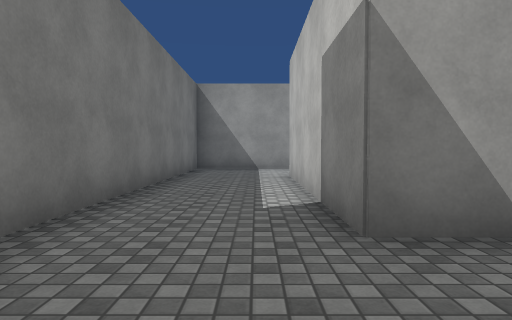
[1] (above)

24 first-person views from a walk through a scene from a Unity 3-D project. The camera is 1.2 m above the floor, tilts 2° down and sees 75° across. Doors are open. The floor is counted in squares, 2 m on a side. Each view is taken from the middle of a square. On the plan, view 1 faces up. The plan holds only what a view shows up to about 10 squares ahead; the rest is blank. The place goes on beyond the plan. The player is left out. Surface patterns are stand-ins for the level's own textures.

[2]
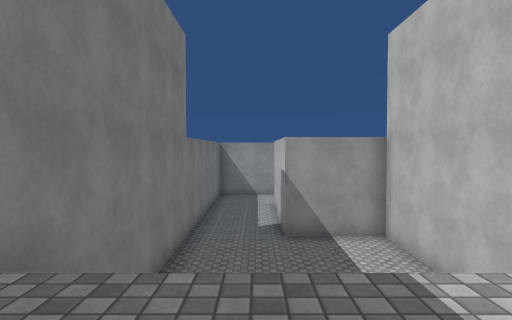

[3]
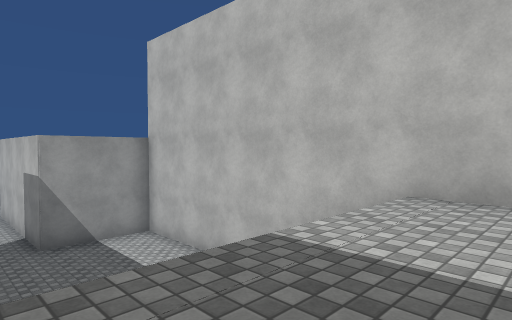

[4]
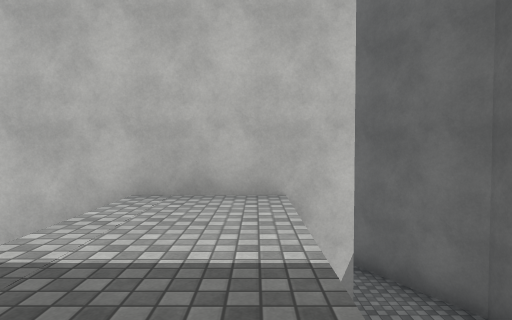

[5]
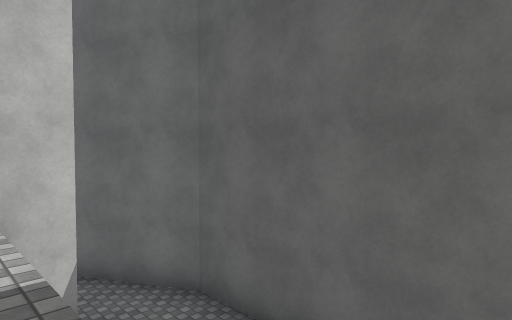

[6]
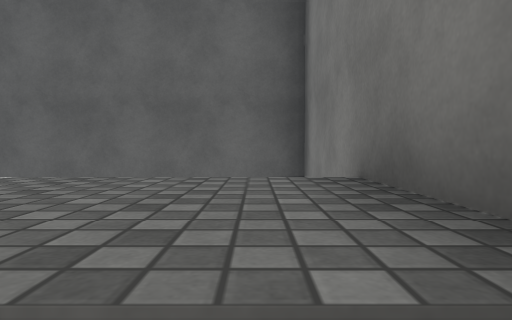

[7]
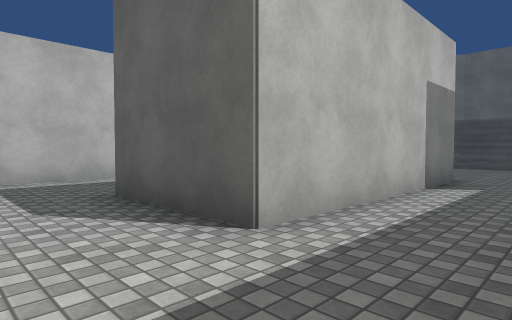

[8]
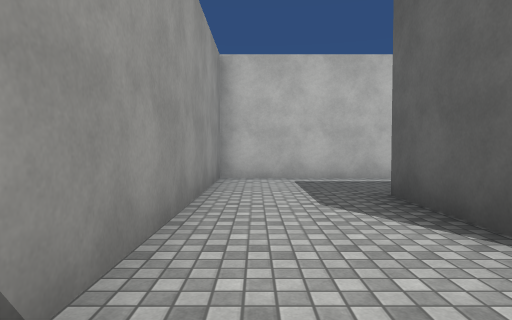

[9]
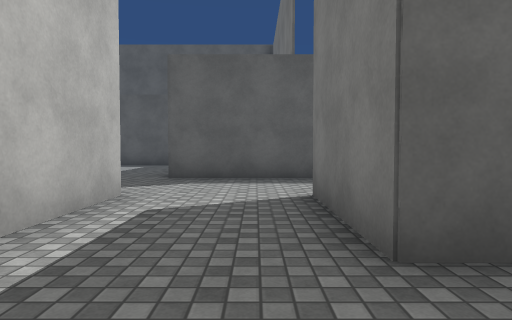

[10]
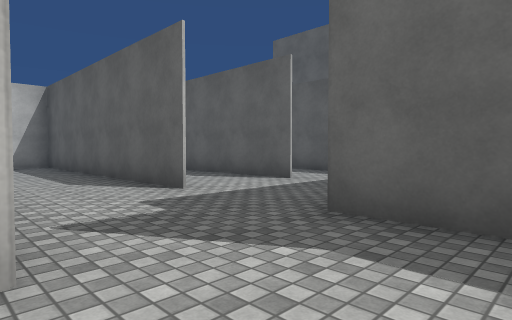

[11]
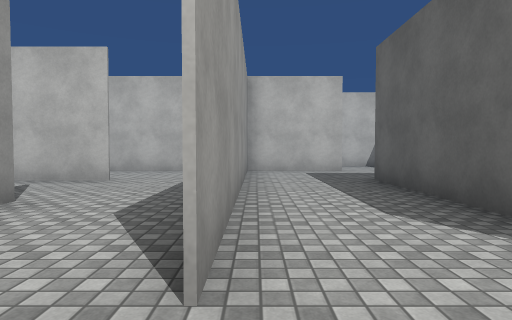

[12]
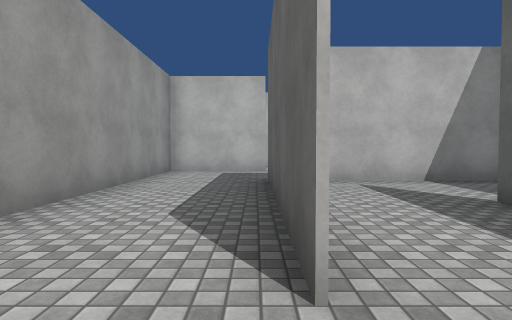

[13]
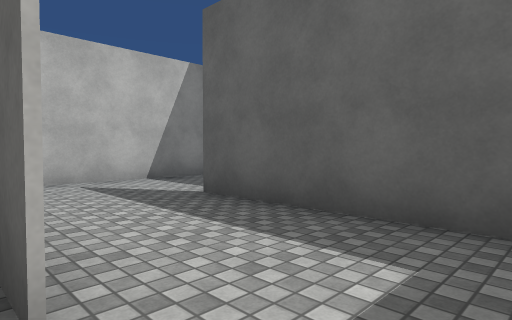

[14]
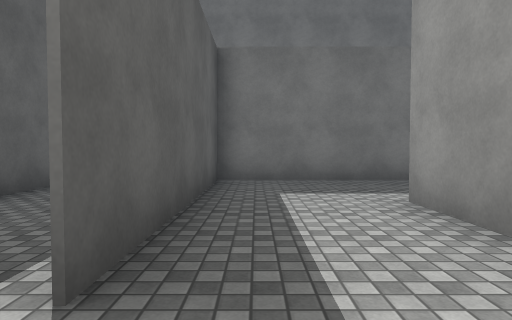

[15]
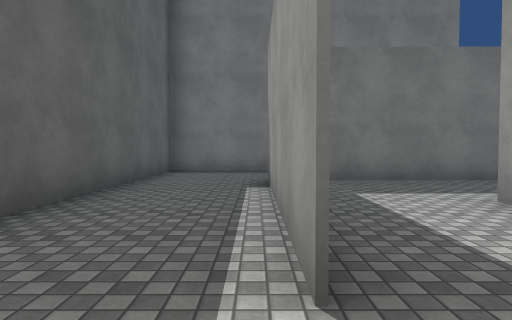

[16]
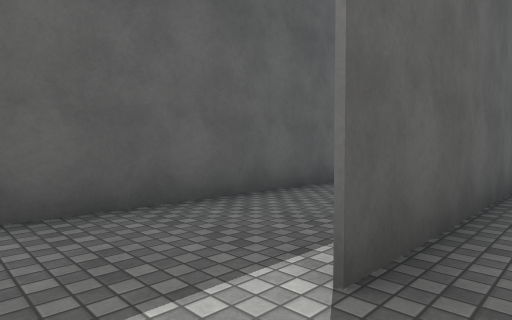

[17]
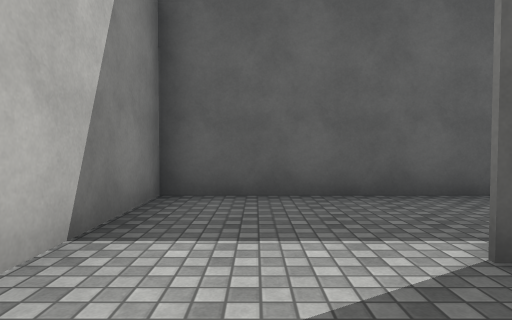

[18]
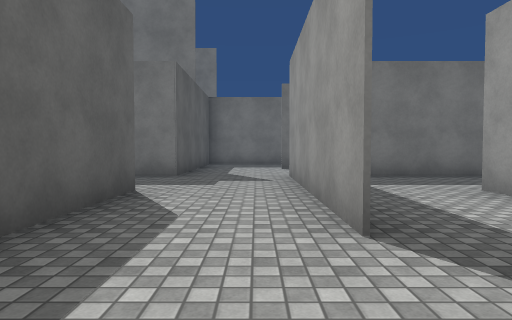

[19]
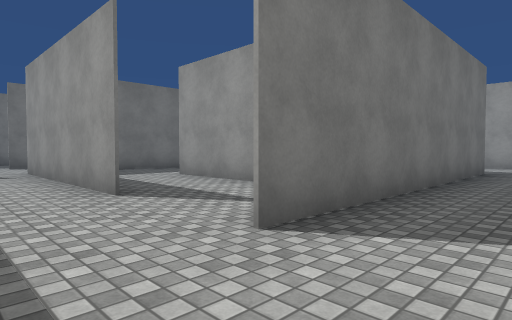

[20]
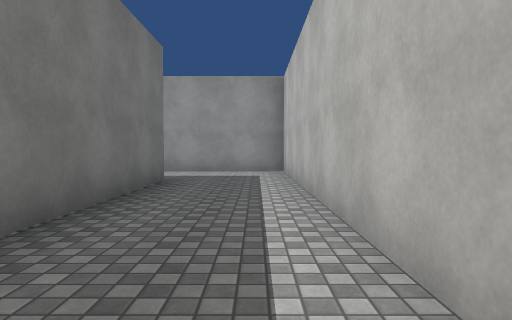

[21]
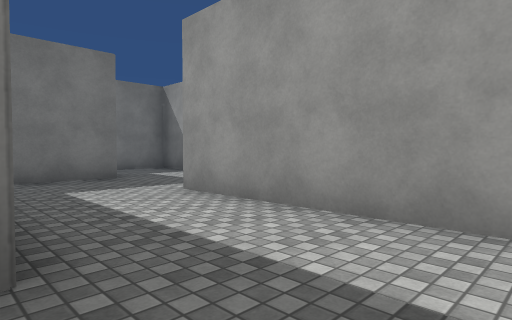

[22]
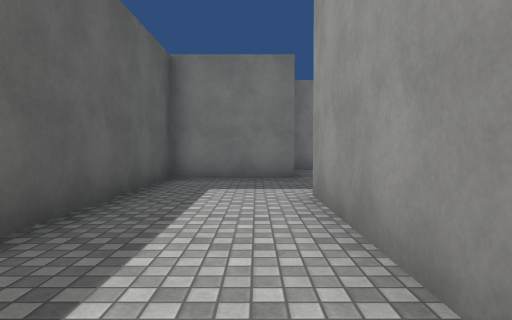

[23]
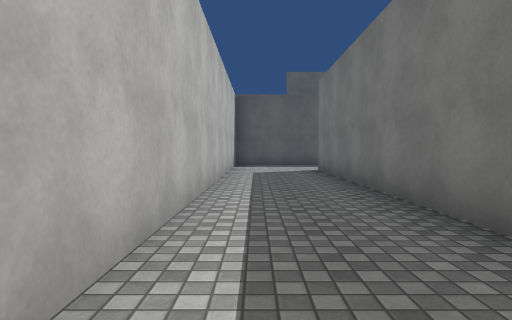

[24]
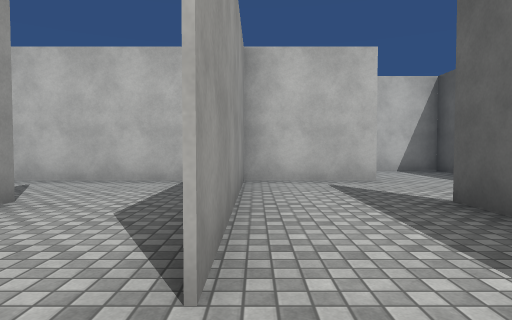

### Floor plan
Key: @ floor where view 1 was taken; # wall or solid block; . main floor; : floor 3.25 m higher than the main floor; / step, stairs or slope; ^ raised ledge; v drop or lower ground.
Columns run from 2 left of view 1 to 16 right of it. Each row starts with its distance up from view 1.
 18        ###
 17        #..
 16        #....
 15        ####..######
 14           #.......#
 13           #.......#
 12           ######..#
 11               .#..#
 10 #########   #..#..#
  9 #.......#  ....#..#
  8 #.......#......#..#
  7 #..###..#..#####..#
  6 #..# #..#......#..#
  5 #..# #..#####..#..#
  4 #..# .............#
  3 #..# .............#
  2 #..######..########
  1 #....#  #.........#
  0 #.@..#  #..#####..#
 -1 # ...#  #......# ..
 -2 # ///#  #......#
 -3 #  / #..#####..##
 -4 #////#..........#
 -5 #::::##.........#
 -6 #:::::###########
 -7 #    v^#
 -8 #    vv#
 -9 ########

Where each view was taken, in squares from view 1:
view 1: 0 up, 0 right, facing up
view 2: 6 down, 0 right, facing up
view 3: 6 down, 1 left, facing up-right
view 4: 6 down, 1 left, facing right
view 5: 6 down, 1 left, facing down-right
view 6: 4 down, 1 left, facing down
view 7: 9 up, 1 left, facing down-right
view 8: 9 up, 1 left, facing right
view 9: 9 up, 4 right, facing down
view 10: 5 up, 4 right, facing down-right
view 11: 2 up, 7 right, facing right
view 12: 0 up, 7 right, facing right
view 13: 0 up, 7 right, facing down-right
view 14: 2 down, 12 right, facing left
view 15: 3 down, 12 right, facing left
view 16: 2 down, 12 right, facing down-left
view 17: 1 down, 12 right, facing down
view 18: 4 up, 13 right, facing left
view 19: 3 up, 15 right, facing up-left
view 20: 6 up, 15 right, facing up
view 21: 12 up, 15 right, facing up-left
view 22: 14 up, 15 right, facing left
view 23: 14 up, 15 right, facing down
view 24: 7 up, 7 right, facing right
